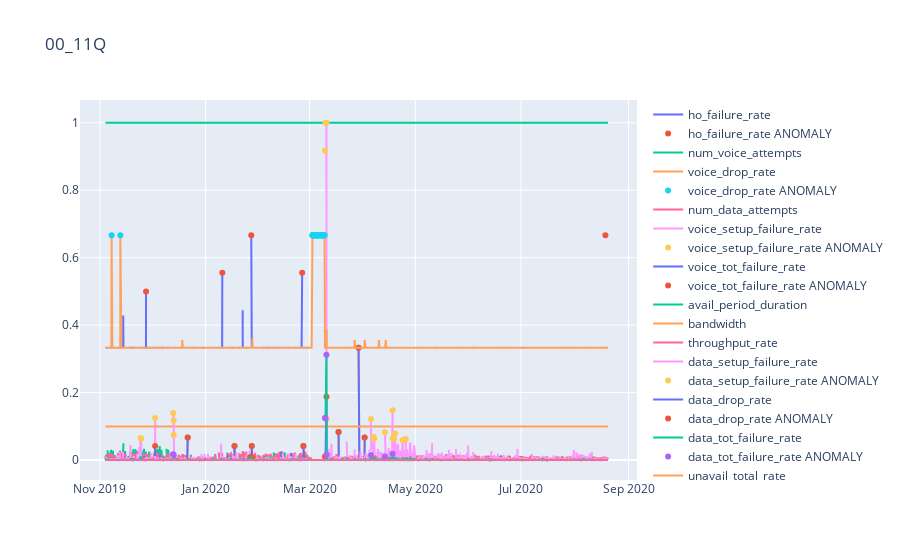

This figure's notebook cell:
### Code cell
def plot_anomaly(df: pd.DataFrame, anomaly_idx: pd.DataFrame, plottable_cols):
    """
    df: The full data frame
    anomaly_idx: a boolean data frame indicating where anomalies are located
    """
    groups = df.groupby('cell_name').groups
    for cell_name, cell_idx in groups.items():
        fig = go.Figure()
        fig.update_layout(title=cell_name)
        cell_df = df.loc[cell_idx]
        cell_anomalies = anomaly_idx.loc[cell_idx]
        for col in plottable_cols:
            fig.add_trace(go.Scatter(x=cell_df['timestamp'], y=cell_df[col], mode='lines', name=col))
            anom = cell_df.loc[cell_anomalies[col]][['timestamp', col]]
            fig.add_trace(go.Scatter(x=anom['timestamp'], y=anom[col], mode='markers', name=col + ' ANOMALY'))
            #print(anom)
            #break
        fig.show()
        break

plot_anomaly(train, anomalies, numeric_cols)

### Figure 1 — Plotly figure (JSON) as saved in the notebook; plotly's stock layout.template omitted (floating-point values rounded to 4 significant figures; data arrays with more than 128 entries replaced by an {"elided": "..."} marker saying what was removed)
{"data": [{"mode": "lines", "name": "ho_failure_rate", "type": "scatter", "x": {"elided": "1896 str values"}, "y": {"elided": "1896 float values"}}, {"mode": "markers", "name": "ho_failure_rate ANOMALY", "type": "scatter", "x": ["2019-11-27T15:00:00+00:00", "2020-01-10T15:00:00+00:00", "2020-01-27T08:00:00+00:00", "2020-02-25T17:00:00+00:00", "2020-08-18T16:00:00+00:00"], "y": [0.5, 0.5556, 0.6667, 0.5556, 0.6667]}, {"mode": "lines", "name": "num_voice_attempts", "type": "scatter", "x": {"elided": "1896 str values"}, "y": {"elided": "1896 float values"}}, {"mode": "markers", "name": "num_voice_attempts ANOMALY", "type": "scatter", "x": [], "y": []}, {"mode": "lines", "name": "voice_drop_rate", "type": "scatter", "x": {"elided": "1896 str values"}, "y": {"elided": "1896 float values"}}, {"mode": "markers", "name": "voice_drop_rate ANOMALY", "type": "scatter", "x": ["2019-12-21T16:00:00+00:00", "2020-01-17T16:00:00+00:00", "2020-01-27T15:00:00+00:00", "2020-02-26T10:00:00+00:00", "2020-03-17T17:00:00+00:00", "2020-03-29T06:00:00+00:00", "2020-04-01T18:00:00+00:00"], "y": [0.06667, 0.04167, 0.04167, 0.04167, 0.08333, 0.3333, 0.06667]}, {"mode": "lines", "name": "num_data_attempts", "type": "scatter", "x": {"elided": "1896 str values"}, "y": {"elided": "1896 float values"}}, {"mode": "markers", "name": "num_data_attempts ANOMALY", "type": "scatter", "x": [], "y": []}, {"mode": "lines", "name": "voice_setup_failure_rate", "type": "scatter", "x": {"elided": "1896 str values"}, "y": {"elided": "1896 float values"}}, {"mode": "markers", "name": "voice_setup_failure_rate ANOMALY", "type": "scatter", "x": ["2019-12-02T21:00:00+00:00"], "y": [0.125]}, {"mode": "lines", "name": "voice_tot_failure_rate", "type": "scatter", "x": {"elided": "1896 str values"}, "y": {"elided": "1896 float values"}}, {"mode": "markers", "name": "voice_tot_failure_rate ANOMALY", "type": "scatter", "x": ["2019-12-02T21:00:00+00:00", "2019-12-21T16:00:00+00:00", "2020-01-17T16:00:00+00:00", "2020-01-27T15:00:00+00:00", "2020-02-26T10:00:00+00:00", "2020-03-17T17:00:00+00:00", "2020-03-29T06:00:00+00:00", "2020-04-01T18:00:00+00:00"], "y": [0.04167, 0.06667, 0.04167, 0.04167, 0.04167, 0.08333, 0.3333, 0.06667]}, {"mode": "lines", "name": "avail_period_duration", "type": "scatter", "x": {"elided": "1896 str values"}, "y": {"elided": "1896 int values"}}, {"mode": "markers", "name": "avail_period_duration ANOMALY", "type": "scatter", "x": [], "y": []}, {"mode": "lines", "name": "bandwidth", "type": "scatter", "x": {"elided": "1896 str values"}, "y": {"elided": "1896 float values"}}, {"mode": "markers", "name": "bandwidth ANOMALY", "type": "scatter", "x": [], "y": []}, {"mode": "lines", "name": "throughput_rate", "type": "scatter", "x": {"elided": "1896 str values"}, "y": {"elided": "1896 float values"}}, {"mode": "markers", "name": "throughput_rate ANOMALY", "type": "scatter", "x": [], "y": []}, {"mode": "lines", "name": "data_setup_failure_rate", "type": "scatter", "x": {"elided": "1896 str values"}, "y": {"elided": "1896 float values"}}, {"mode": "markers", "name": "data_setup_failure_rate ANOMALY", "type": "scatter", "x": ["2019-11-24T10:00:00+00:00", "2019-11-24T18:00:00+00:00", "2019-12-13T06:00:00+00:00", "2019-12-13T14:00:00+00:00", "2019-12-13T15:00:00+00:00", "2020-03-09T20:00:00+00:00", "2020-03-10T04:00:00+00:00", "2020-03-10T17:00:00+00:00", "2020-03-10T19:00:00+00:00", "2020-04-05T10:00:00+00:00", "2020-04-06T23:00:00+00:00", "2020-04-07T06:00:00+00:00", "2020-04-13T11:00:00+00:00", "2020-04-17T21:00:00+00:00", "2020-04-17T22:00:00+00:00", "2020-04-18T16:00:00+00:00", "2020-04-19T06:00:00+00:00", "2020-04-23T14:00:00+00:00", "2020-04-25T09:00:00+00:00", "2020-04-25T11:00:00+00:00"], "y": [0.06527, 0.06346, 0.1393, 0.1176, 0.07441, 0.9167, 1, 1, 0.1202, 0.1218, 0.06883, 0.06323, 0.08273, 0.1478, 0.0633, 0.06365, 0.07865, 0.05846, 0.06272, 0.06171]}, {"mode": "lines", "name": "data_drop_rate", "type": "scatter", "x": {"elided": "1896 str values"}, "y": {"elided": "1896 float values"}}, {"mode": "markers", "name": "data_drop_rate ANOMALY", "type": "scatter", "x": ["2020-01-26T18:00:00+00:00", "2020-01-26T19:00:00+00:00", "2020-01-28T00:00:00+00:00", "2020-03-09T20:00:00+00:00", "2020-03-10T17:00:00+00:00"], "y": [0.008718, 0.008387, 0.008696, 0.01042, 0.1875]}, {"mode": "lines", "name": "data_tot_failure_rate", "type": "scatter", "x": {"elided": "1896 str values"}, "y": {"elided": "1896 float values"}}, {"mode": "markers", "name": "data_tot_failure_rate ANOMALY", "type": "scatter", "x": ["2019-12-13T06:00:00+00:00", "2019-12-13T14:00:00+00:00", "2020-03-09T20:00:00+00:00", "2020-03-10T04:00:00+00:00", "2020-03-10T17:00:00+00:00", "2020-03-10T19:00:00+00:00", "2020-04-05T10:00:00+00:00", "2020-04-13T11:00:00+00:00", "2020-04-17T21:00:00+00:00"], "y": [0.01741, 0.0154, 0.125, 0.125, 0.3125, 0.01553, 0.01523, 0.01034, 0.0189]}, {"mode": "lines", "name": "unavail_total_rate", "type": "scatter", "x": {"elided": "1896 str values"}, "y": {"elided": "1896 float values"}}, {"mode": "markers", "name": "unavail_total_rate ANOMALY", "type": "scatter", "x": ["2019-11-07T18:00:00+00:00", "2019-11-12T19:00:00+00:00", "2020-03-02T16:00:00+00:00", "2020-03-02T17:00:00+00:00", "2020-03-02T19:00:00+00:00", "2020-03-02T20:00:00+00:00", "2020-03-02T21:00:00+00:00", "2020-03-02T23:00:00+00:00", "2020-03-03T02:00:00+00:00", "2020-03-03T03:00:00+00:00", "2020-03-03T10:00:00+00:00", "2020-03-03T12:00:00+00:00", "2020-03-03T14:00:00+00:00", "2020-03-03T23:00:00+00:00", "2020-03-04T07:00:00+00:00", "2020-03-04T08:00:00+00:00", "2020-03-04T10:00:00+00:00", "2020-03-04T13:00:00+00:00", "2020-03-04T14:00:00+00:00", "2020-03-04T15:00:00+00:00", "2020-03-04T19:00:00+00:00", "2020-03-04T20:00:00+00:00", "2020-03-04T21:00:00+00:00", "2020-03-05T00:00:00+00:00", "2020-03-05T03:00:00+00:00", "2020-03-05T05:00:00+00:00", "2020-03-05T08:00:00+00:00", "2020-03-05T13:00:00+00:00", "2020-03-05T17:00:00+00:00", "2020-03-05T18:00:00+00:00", "2020-03-06T01:00:00+00:00", "2020-03-06T02:00:00+00:00", "2020-03-06T06:00:00+00:00", "2020-03-06T08:00:00+00:00", "2020-03-06T12:00:00+00:00", "2020-03-06T15:00:00+00:00", "2020-03-06T23:00:00+00:00", "2020-03-07T01:00:00+00:00", "2020-03-07T09:00:00+00:00", "2020-03-07T12:00:00+00:00", "2020-03-07T21:00:00+00:00", "2020-03-07T22:00:00+00:00", "2020-03-07T23:00:00+00:00", "2020-03-08T00:00:00+00:00", "2020-03-08T07:00:00+00:00", "2020-03-08T09:00:00+00:00", "2020-03-08T10:00:00+00:00", "2020-03-08T12:00:00+00:00", "2020-03-08T14:00:00+00:00", "2020-03-08T16:00:00+00:00", "2020-03-08T19:00:00+00:00", "2020-03-09T08:00:00+00:00", "2020-03-09T13:00:00+00:00", "2020-03-09T15:00:00+00:00"], "y": [0.6667, 0.6667, 0.6667, 0.6667, 0.6667, 0.6667, 0.6667, 0.6667, 0.6667, 0.6667, 0.6667, 0.6667, 0.6667, 0.6667, 0.6667, 0.6667, 0.6667, 0.6667, 0.6667, 0.6667, 0.6667, 0.6667, 0.6667, 0.6667, 0.6667, 0.6667, 0.6667, 0.6667, 0.6667, 0.6667, 0.6667, 0.6667, 0.6667, 0.6667, 0.6667, 0.6667, 0.6667, 0.6667, 0.6667, 0.6667, 0.6667, 0.6667, 0.6667, 0.6667, 0.6667, 0.6667, 0.6667, 0.6667, 0.6667, 0.6667, 0.6667, 0.6667, 0.6667, 0.6667]}, {"mode": "lines", "name": "unavail_unplan_rate", "type": "scatter", "x": {"elided": "1896 str values"}, "y": {"elided": "1896 float values"}}, {"mode": "markers", "name": "unavail_unplan_rate ANOMALY", "type": "scatter", "x": [], "y": []}], "layout": {"title": {"text": "00_11Q"}}}
